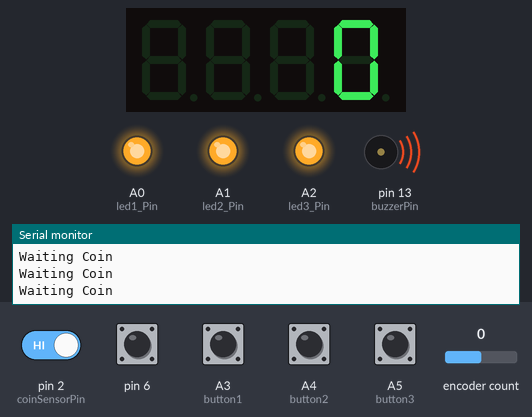
Simulated run of this sketch. Board: Arduino Uno, built with avr-gcc and run on an emulated ATmega328P. On the bench: 4-digit seven-segment display, output pins drawn as LEDs (lit = HIGH), buzzer (waves = sounding, pin HIGH), the last lines printed to the serial monitor. Dashed ring = blinking. The test bench sets the inputs (shaded band); at power-on: A3 (button1), A4 (button2), A5 (button3), pin 2 (coinSensorPin), pin 6 HIGH, encoder count 0. EEPROM starts erased.

Above: at 1.2 s.
1.3 s: pin 2 (coinSensorPin) driven LOW
At 1.92 s:
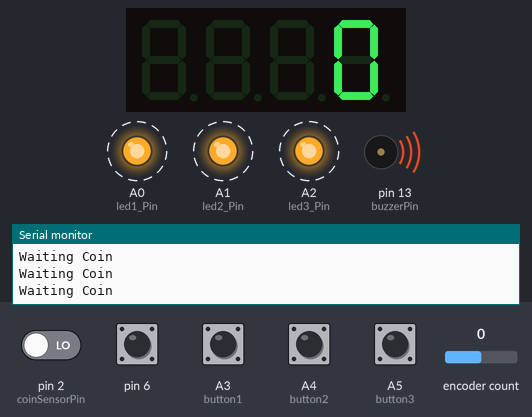
4.3 s: pin 6 pulled LOW for 1 s
At 5.9 s:
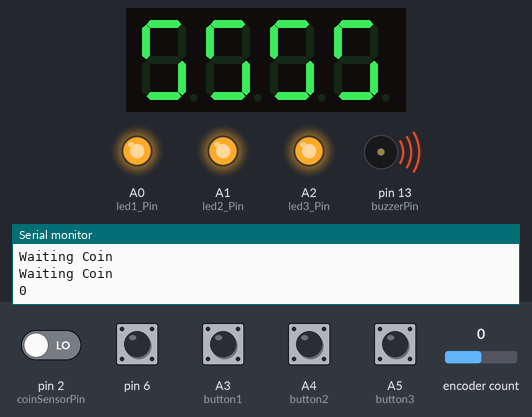
8.3 s: A3 (button1) pulled LOW for 0.15 s
At 11.1 s:
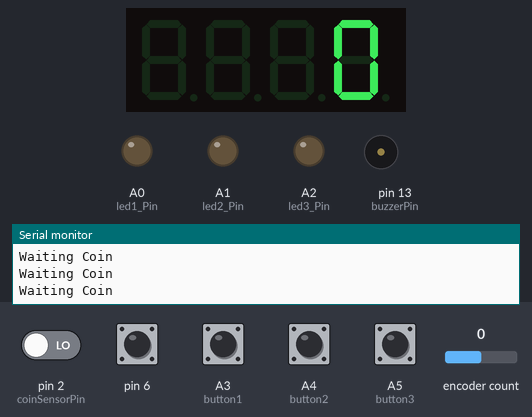
Timing chart, 0 to 12.6 s (numbered marks = the images above; inputs shaded):
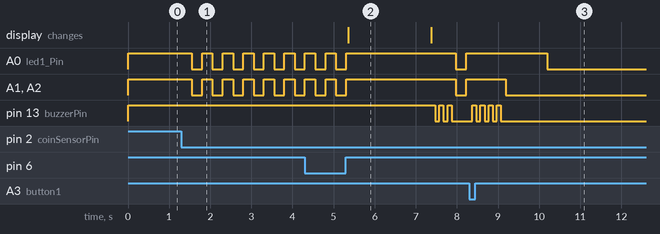

The sketch:

coin-validator-pump-controll.ino
```cpp
#include <TM1637Display.h>
#include <SimpleRotary.h>
#include <EEPROM.h>

const int CLK = 7;
const int DIO = 3;

const int coinSensorPin = 2;
const int button1 = A3;
const int button2 = A4;
const int button3 = A5;
const int buzzerPin = 13;

TM1637Display display(CLK, DIO);
SimpleRotary rotary(4, 5, 6);

int i = 0;
int one_coin = 0;
int five_coin = 0;
int ten_coin = 0;

int total_ten_coin = 0;
int total_five_coin = 0;
int total_one_coin = 0;
int total_all_coin = 0;

byte rotate, rotary_button, time_counter, value;
byte current_Time;

const byte led1_Pin = A0;
const byte led2_Pin = A1;
const byte led3_Pin = A2;

const byte relay1_Pin = 8;
const byte relay2_Pin = 9;
const byte relay3_Pin = 10;

int button1_State = 0;
int button2_State = 0;
int button3_State = 0;
int led_State = LOW;

unsigned long previousMillis_1 = 0, previousMillis_2 = 0;

boolean isCounter = false;
int count = 0;

void doCounter() {
  isCounter = true;
  count++;
}

void coin_Check_Status() {
  if (isCounter == true) {
    isCounter = false;
    //Serial.println(count);
    delay(500);
  }
  if (i != 1000 && count != 0) {
    i = i + 1;
  }
  if (i == 1000) {
    i = 0;
    if (count == 10) {
      ten_coin = ten_coin + 1;
      total_ten_coin = ten_coin * 10;  // มูลค่าเหรียญ
      buzzer(ten_coin);
    }
    if (count == 5) {
      five_coin = five_coin + 1;
      total_five_coin = five_coin * 5;
    }
    if (count == 1) {
      one_coin = one_coin + 1;
      total_one_coin = one_coin * 1;
    }

    total_all_coin = total_one_coin + total_five_coin + total_ten_coin;

    current_Time = value * ten_coin;  ////////.  <<<<<< เพิ่มเวลาตามทำจำนวนเงิน ทดสอยเฉพาะปุ่ม 1

    Serial.print("    รวมชนิดเหรียญ 10 บาท: ");
    Serial.print(ten_coin);
    Serial.println(" เหรียญ");
    Serial.print("    รวมชนิดเหรียญ  5 บาท: ");
    Serial.print(five_coin);
    Serial.println(" เหรียญ");
    Serial.print("    รวมชนิดเหรียญ  1 บาท: ");
    Serial.print(one_coin);
    Serial.println(" เหรียญ");
    Serial.println();

    Serial.print("    ยอดเงินรวมทั้งหมด: ");
    Serial.print(total_all_coin);
    Serial.println(" บาท");
    Serial.println();

    // count = 0;
  }
}

void blink_led() {
  if (millis() - previousMillis_1 >= 250) {
    previousMillis_1 = millis();
    if (led_State == LOW) {
      led_State = HIGH;
    } else {
      led_State = LOW;
    }
    digitalWrite(led1_Pin, led_State);
    digitalWrite(led2_Pin, led_State);
    digitalWrite(led3_Pin, led_State);
  }
}

void get_rotaryStat() {
  rotate = rotary.rotate();
  rotary_button = rotary.pushType(1000);
  if (rotate == 1) {
    time_counter++;
    Serial.println(time_counter);
    display.showNumberDec(time_counter);
  }
  if (rotate == 2) {
    time_counter--;
    Serial.println(time_counter);
    display.showNumberDec(time_counter);
  }
  if (rotary_button == 2) {
    current_Time = time_counter;
    Serial.println(time_counter);
    display.showNumberDec(time_counter);
    EEPROM.write(0, time_counter);
    display.setSegments("----");
    delay(2000);
    display.showNumberDec(current_Time);
    buzzer(2);
  }
}

void get_ButtonStat() {
  if (millis() - previousMillis_2 >= 100) {
    previousMillis_2 = millis();
    button1_State = digitalRead(button1);
    button2_State = digitalRead(button2);
    button3_State = digitalRead(button3);
    // Serial.println("Button 1 : " + String(button1_State) + " Button 2 : " + String(button2_State) + " Button 3 : " + String(button3_State));
  }
}

void buzzer(int x) {
  for (int a = 0; a <= x; a++) {
    digitalWrite(buzzerPin, HIGH);
    delay(100);
    digitalWrite(buzzerPin, LOW);
    delay(100);
  }
}

void setup() {
  Serial.begin(9600);
  value = EEPROM.read(0);
  current_Time = value;
  rotary.setTrigger(HIGH);
  rotary.setDebounceDelay(2);
  rotary.setErrorDelay(200);

  display.setBrightness(15);

  pinMode(led1_Pin, OUTPUT);
  pinMode(led2_Pin, OUTPUT);
  pinMode(led3_Pin, OUTPUT);
  pinMode(button1, INPUT_PULLUP);
  pinMode(button2, INPUT_PULLUP);
  pinMode(button3, INPUT_PULLUP);
  pinMode(buzzerPin, OUTPUT);

  digitalWrite(led1_Pin, HIGH);
  digitalWrite(led2_Pin, HIGH);
  digitalWrite(led3_Pin, HIGH);

  digitalWrite(buzzerPin, HIGH);

  pinMode(coinSensorPin, INPUT);
  attachInterrupt(0, doCounter, FALLING);
  display.clear();
}

void loop() {
  while (count == 0) {
    coin_Check_Status();
    get_ButtonStat();
    display.showNumberDec(00);
    Serial.println("Waiting Coin");
    delay(50);
  }
  // Serial.println(" !!! Systems Ready !!! ");

  blink_led();
  get_ButtonStat();
  get_rotaryStat();

  if (button1_State == 0) {
    value = EEPROM.read(0);
    current_Time = value;
    buzzer(3);

    for (int i = value; i >= 0; i--) {
      display.showNumberDec(current_Time);
      Serial.println(current_Time);
      current_Time--;
      digitalWrite(led1_Pin, HIGH);
      digitalWrite(led2_Pin, LOW);
      digitalWrite(led3_Pin, LOW);

      digitalWrite(relay1_Pin, HIGH);
      digitalWrite(relay2_Pin, LOW);
      digitalWrite(relay3_Pin, LOW);
      delay(1000);
    }
    current_Time = value;

    digitalWrite(led1_Pin, LOW);
    digitalWrite(led2_Pin, LOW);
    digitalWrite(led3_Pin, LOW);

    digitalWrite(relay1_Pin, LOW);
    digitalWrite(relay2_Pin, LOW);
    digitalWrite(relay3_Pin, LOW);
    count = 0;
  } else if (button2_State == 0) {
    value = EEPROM.read(0);
    current_Time = value;
    // value = value * ten_coin;  ////////.  <<<<<< เพิ่มเวลาตามทำจำนวนเงิน ทดสอยเฉพาะปุ่ม 1
    buzzer(3);

    for (int i = value; i >= 0; i--) {
      display.showNumberDec(current_Time);
      Serial.println(current_Time);
      current_Time--;
      digitalWrite(led1_Pin, HIGH);
      digitalWrite(led2_Pin, LOW);
      digitalWrite(led3_Pin, LOW);

      digitalWrite(relay1_Pin, HIGH);
      digitalWrite(relay2_Pin, LOW);
      digitalWrite(relay3_Pin, LOW);
      delay(1000);
    }
    current_Time = value;

    digitalWrite(led1_Pin, LOW);
    digitalWrite(led2_Pin, LOW);
    digitalWrite(led3_Pin, LOW);

    digitalWrite(relay1_Pin, LOW);
    digitalWrite(relay2_Pin, LOW);
    digitalWrite(relay3_Pin, LOW);
    count = 0;
  } else if (button3_State == 0) {
    value = EEPROM.read(0);
    current_Time = value;
    // value = value * ten_coin;  ////////.  <<<<<< เพิ่มเวลาตามทำจำนวนเงิน ทดสอยเฉพาะปุ่ม 1
    buzzer(3);
    display.clear();
    for (int i = value; i >= 0; i--) {
      display.showNumberDec(current_Time);
      Serial.println(current_Time);
      current_Time--;
      digitalWrite(led1_Pin, HIGH);
      digitalWrite(led2_Pin, LOW);
      digitalWrite(led3_Pin, LOW);

      digitalWrite(relay1_Pin, HIGH);
      digitalWrite(relay2_Pin, LOW);
      digitalWrite(relay3_Pin, LOW);
      delay(1000);
    }
    current_Time = value;

    digitalWrite(led1_Pin, LOW);
    digitalWrite(led2_Pin, LOW);
    digitalWrite(led3_Pin, LOW);

    digitalWrite(relay1_Pin, LOW);
    digitalWrite(relay2_Pin, LOW);
    digitalWrite(relay3_Pin, LOW);
    count = 0;
  }
}
```

Measured:
- after the input at 1.3 s, A0 (led1_Pin), A1 (led2_Pin), A2 (led3_Pin): alternates HIGH for 0.25 s and LOW for 0.25 s, starting after 0.25 s
- after the input at 4.3 s, pin 13 (buzzerPin): alternates HIGH for 0.10 s and LOW for 0.10 s, 5 changes in all, then stays LOW, starting after 3.2 s; the display: changes after 1.1 s (image 2)
- after the input at 8.3 s, pin 13 (buzzerPin): alternates HIGH for 0.10 s and LOW for 0.10 s, 8 changes in all, then stays LOW, starting after 0.07 s
- what the display in image 2 shows lasts 2.0 s, from 5.4 s to 7.4 s
